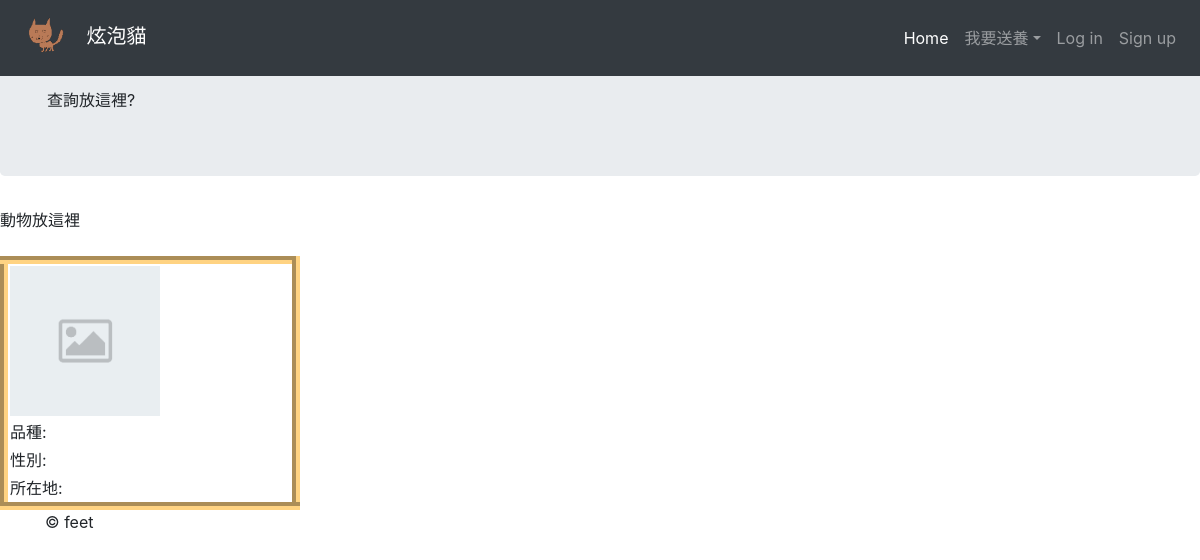
/, run on an earlier commit of the app's database.
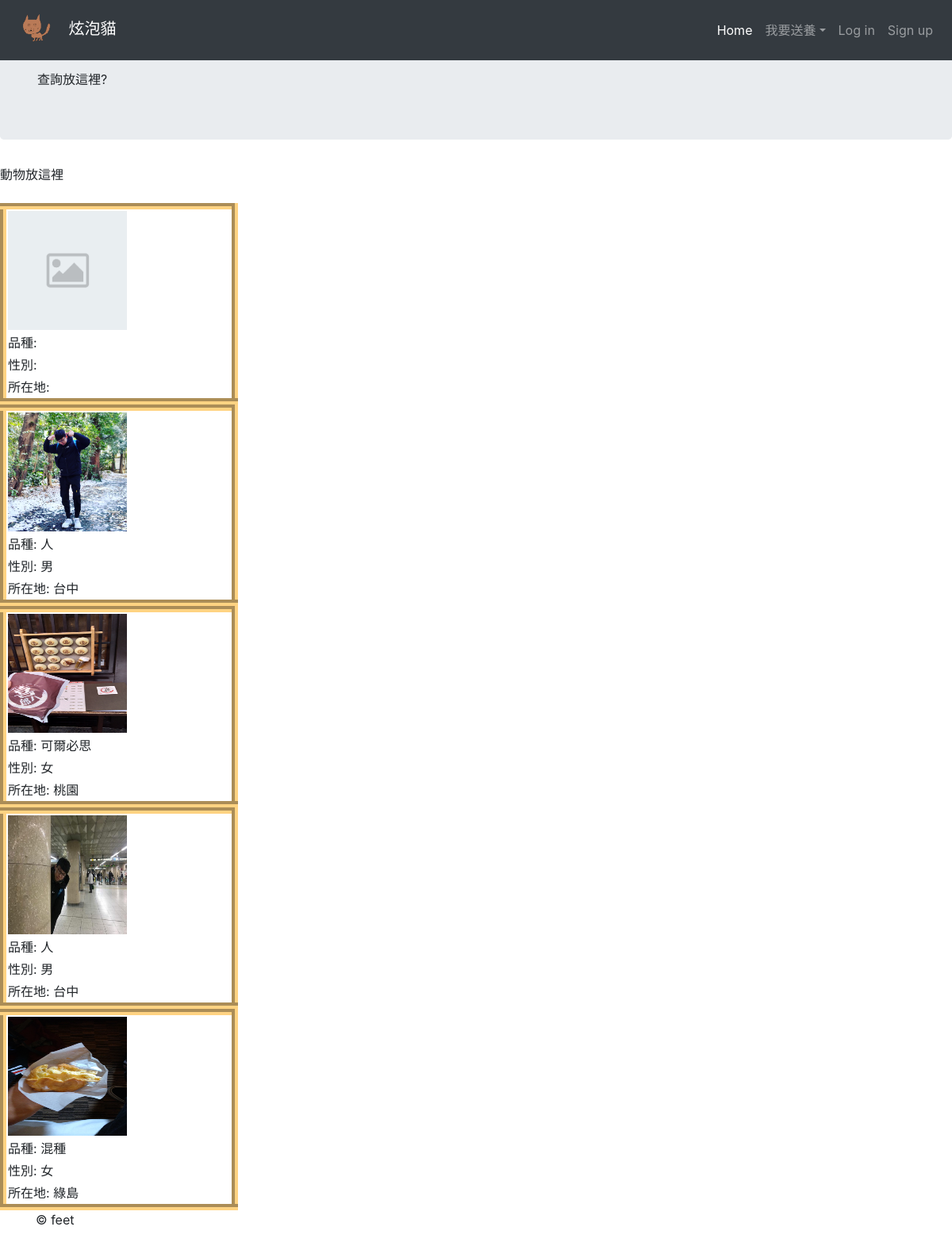
And on a later commit of the database.
### products/models.py (models this page shows, shortened)
class Animal(models.Model):
	animal_id = models.CharField(max_length = 20)
	animal_variety = models.CharField(max_length = 20)
	animal_sex = models.CharField(max_length = 10)
	animal_old = models.CharField(max_length = 10)
	animal_size = models.CharField(max_length = 20)
	animal_color = models.CharField(max_length = 10)
	animal_from = models.CharField(max_length = 50)
	animal_health = models.CharField(max_length = 50)
	animal_remark = models.TextField(max_length = 10)
	animal_image = models.ImageField(upload_to = 'images/')
	animal_owner = models.ForeignKey(User, on_delete = models.CASCADE)
	pub_data = models.DateTimeField()

### products/views.py (the view)
# urls.py: path('', products.views.product_list , name = '主頁面'),  #呼叫products_APP 裡面的views_PY 的product_list_FUNCTION
def product_list(request):
	try:
		animal =  Animal.objects
		return render(request, 'product_list.html',{'animal' :  animal} )
	except:
		return render(request, 'product_list.html',{'查詢錯誤' : '讀取錯誤'} )
	return render(request, 'product_list.html')

### products/templates/product_list.html (shortened to what this page needs)
{% extends "theme.html" %}
{% block content %}
動物放這裡
<br>
<br>
{% for  animal in animal.all %}
<table style="border:8px #FFD382 groove;" cellpadding="2" border='0' width=300px height=250px>
	<tr><td><img width = "150" height="150" src="{{ animal.animal_image.url}} " alt="">	</td></tr>
	<tr><td>品種: {{animal.animal_variety}} </td></tr>
	<tr><td>性別: {{animal.animal_sex}} </td></tr>
	<tr><td>所在地: {{animal.animal_from}}</td></tr>
</table>
{% endfor %}
{% endblock content %}

What changed in the data, as far as the page shows it:
added Animal: animal_image (picture), animal_variety "人", animal_sex "男", animal_from "台中"
added Animal: animal_image (picture), animal_variety "可爾必思", animal_sex "女", animal_from "桃園"
added Animal: animal_image (picture), animal_variety "人", animal_sex "男", animal_from "台中"
added Animal: animal_image (picture), animal_variety "混種", animal_sex "女", animal_from "綠島"
